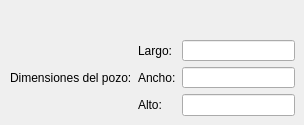
           <widget class="QWidget" name="tab_4">
            <attribute name="title">
             <string>Pozo</string>
            </attribute>
            <widget class="QWidget" name="">
             <property name="geometry">
              <rect>
               <x>10</x>
               <y>40</y>
               <width>285</width>
               <height>76</height>
              </rect>
             </property>
             <layout class="QHBoxLayout" name="horizontalLayout_26">
              <item>
               <widget class="QLabel" name="label_37">
                <property name="text">
                 <string>Dimensiones del pozo:</string>
                </property>
               </widget>
              </item>
              <item>
               <layout class="QFormLayout" name="formLayout_3">
                <item row="0" column="0">
                 <widget class="QLabel" name="label_6">
                  <property name="text">
                   <string>Largo:</string>
                  </property>
                 </widget>
                </item>
                <item row="0" column="1">
                 <widget class="QLineEdit" name="lineEdit_4"/>
                </item>
                <item row="1" column="0">
                 <widget class="QLabel" name="label_7">
                  <property name="text">
                   <string>Ancho:</string>
                  </property>
                 </widget>
                </item>
                <item row="1" column="1">
                 <widget class="QLineEdit" name="lineEdit_5"/>
                </item>
                <item row="2" column="0">
                 <widget class="QLabel" name="label_8">
                  <property name="text">
                   <string>Alto:</string>
                  </property>
                 </widget>
                </item>
                <item row="2" column="1">
                 <widget class="QLineEdit" name="lineEdit_6"/>
                </item>
               </layout>
              </item>
             </layout>
            </widget>
           </widget>
